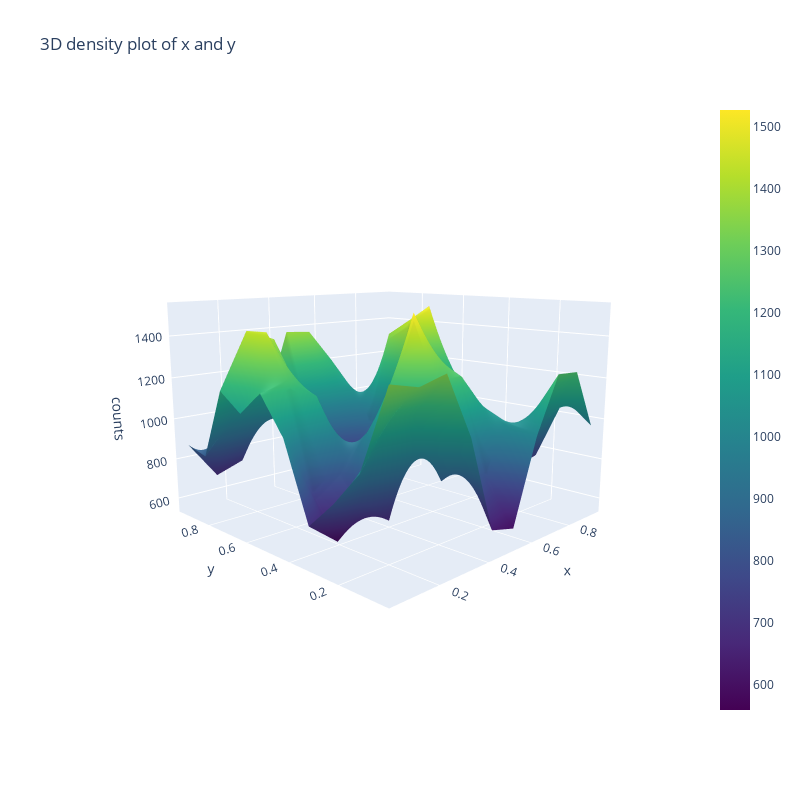

Here is the notebook cell this chart was saved with:
### Code cell
from MCMC_DZ.MCMC.Statistic_tools import density_plot_3D

density_plot_3D(Res_G_PF["Thetas"], bins=10, burn_in=1000, credible_region=0, alpha=1)
